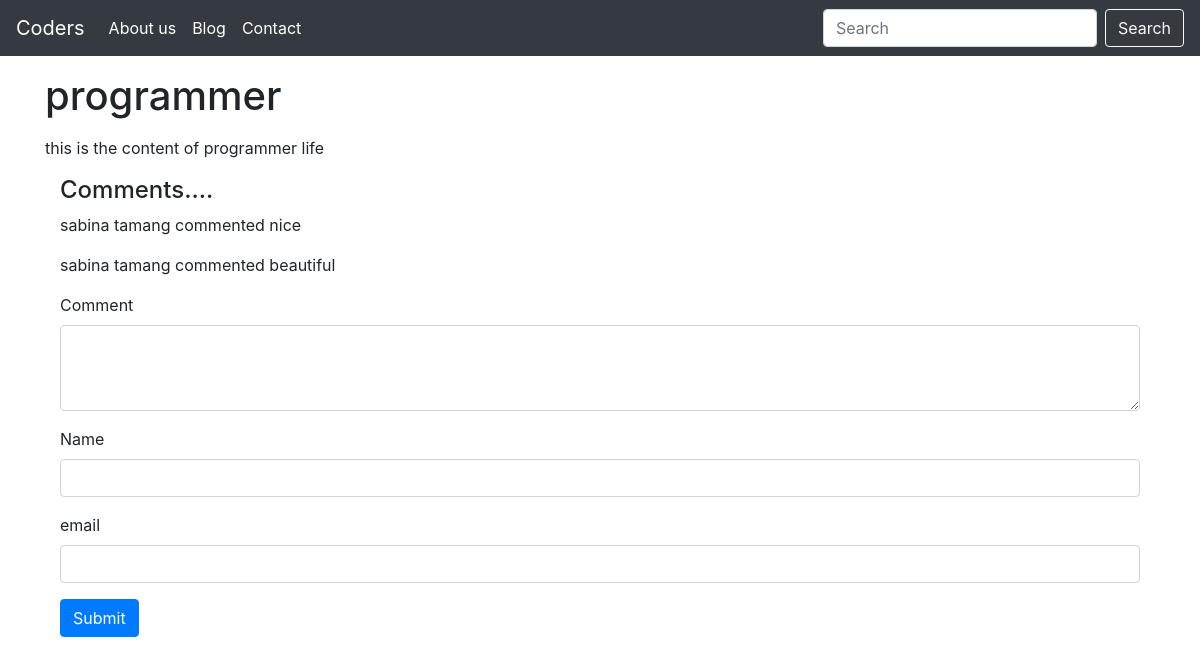
Screenshot of /blogpost/understanding-django-slugs-in-detail with the database file from the repository.
### main/models.py (models this page shows, shortened)
class Blog(models.Model):
    sno = models.AutoField(primary_key=True)
    title = models.CharField(max_length=200)
    content = models.TextField()
    slug = models.CharField(max_length=100)
    time = models.DateTimeField(auto_now_add=True)

class Comment(models.Model):
    post = models.ForeignKey(Blog,on_delete=models.CASCADE)
    user = models.ForeignKey(User, on_delete=models.CASCADE, blank=True, null=True)
    name = models.CharField(max_length=200)
    Comment = models.TextField()
    parent = models.ForeignKey('self', on_delete=models.CASCADE, null=True)
    date_added = models.DateTimeField(default=now)

### main/views.py (the view)
# urls.py: path('blogpost/<str:slug>',blogpost, name='blogpost'),
def blogpost(request,slug):
    blog = Blog.objects.filter(slug=slug).first()
    comments = Comment.objects.filter(post=blog)
    context = {
        'blog': blog,
        'comments': comments,
    }
    return render(request, 'main/blogpost.html', context)

### main/templates/main/blogpost.html (shortened to what this page needs)
{% extends 'main/base.html' %}
{% block body %}
<div class="container">
<h1 class="my-3">
    {{blog.title}}
</h1>
<div class="my-3">
    {{blog.content|safe}}
</div>
<div class="container">
    <h4>Comments....</h4>
    {% for comment in comments %}
    <p>
    {{comment.name}} commented {{comment.Comment}}
    </p>
    {% endfor %}
    <form action="{% url 'postcomment' %}" method="post">
        <div class="form-group">
            <label for="comment">Comment</label>
            <textarea class="form-control" name="comment" id="comment" rows="3"></textarea>
        </div>
        <div class="form-group">
            <label for="comment">Name</label>
            <input class="form-control" name="name" id="comment" />
        </div>
        <div class="form-group">
            <label for="comment">email</label>
            <input class="form-control" name="email" id="comment" type="email" />
        </div>
        <button type="submit" class="btn btn-primary">Submit</button>
    </form>
</div>
{% endblock body %}

### main/templates/main/base.html (shortened to what this page needs)
<!doctype html>
<html lang="en">
  <head>
    <link rel="stylesheet" href="https://cdn.jsdelivr.net/npm/bootstrap@4.3.1/dist/css/bootstrap.min.css">
  </head>
  <body>
    <nav class="navbar navbar-expand-lg navbar-dark bg-dark">
        <a class="navbar-brand" href="{% url 'home' %}">Coders</a>
        <div class="collapse navbar-collapse" id="navbarSupportedContent">
          <ul class="navbar-nav mr-auto">
            <li class="nav-item active">
              <a class="nav-link" href="{% url 'Ghar' %}">About us<span class="sr-only">(current)</span></a>
            </li>
            <li class="nav-item active">
              <a class="nav-link" href="{% url 'blog' %}">Blog</a>
            </li>
            <li class="nav-item active">
              <a class="nav-link" href="{% url 'contact' %}">Contact</a>
            </li>
          </ul>
          <form action="{% url 'search' %}" method="get" class="form-inline my-2 my-lg-0">
            <input class="form-control mr-sm-2" type="search" placeholder="Search" name="searched" aria-label="Search">
            <button class="btn btn-outline-light my-2 my-sm-0" type="submit">Search</button>
          </form>
        </div>
      </nav>
    {% block body %}{% endblock body %}
</html>

### rows the page displays
Blog: title "programmer", content "this is the content of programmer life"
Comment: name "sabina tamang", Comment "nice"
Comment: name "sabina tamang", Comment "beautiful"
